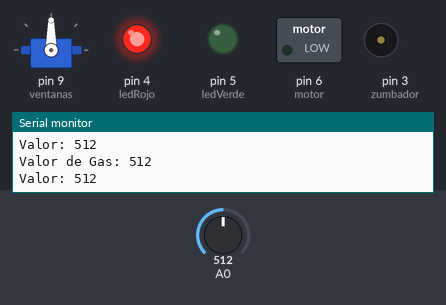
Simulated run of this sketch. Board: Arduino Uno, built with avr-gcc and run on an emulated ATmega328P. Shown: servo, switched loads named in the sketch (green lamp = pin HIGH), output pins drawn as LEDs (lit = HIGH), buzzer (waves = sounding), the last lines printed to the serial monitor. Inputs (shaded band) come from the test bench; at power-on: A0 = 512.

Above: at 8.2 s.
8.3 s: A0 set to 407
16.2 s: A0 set to 387
At 23.3 s:
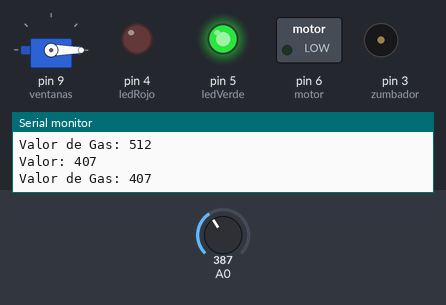
23.6 s: A0 set to 410
At 29.8 s:
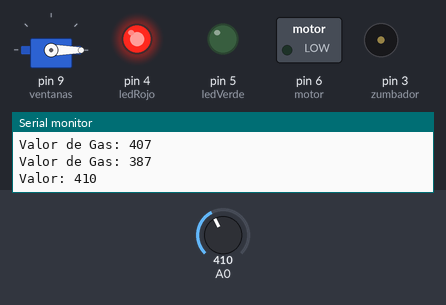
36.4 s: A0 set to 390
At 37.6 s:
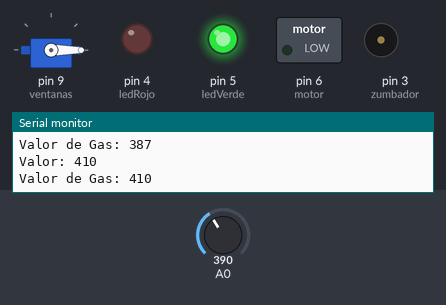
43.7 s: A0 set to 511
At 50.32 s:
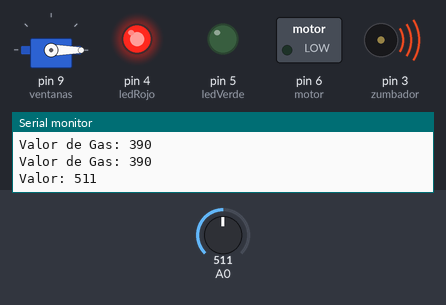
Timing chart, 0 to 52.0 s (numbered marks = the images above; inputs shaded):
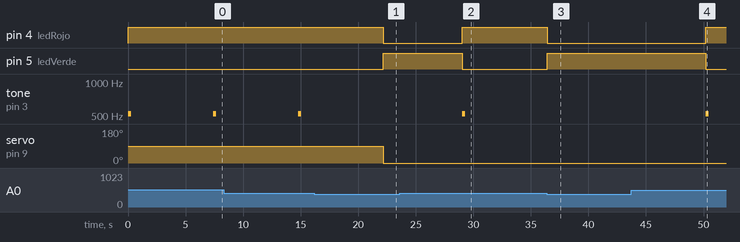

The sketch:

Proyecto_IoT_ETHERNET.ino
```cpp
#include <Servo.h>
#include <EtherCard.h>
#define APIKEY "9VNJT2ODSQ7VLVI6"

static byte mymac[] = { 0x74, 0x69, 0x69, 0x2D, 0x30, 0x31 };
const char website[] PROGMEM = "api.thingspeak.com";
byte Ethernet::buffer[700];
uint32_t timer;
byte session;
Stash stash;

Servo ventanas;
int res = 100;
int gas;
int tiempo;
int zumbador = 3;
int ledRojo = 4;
int ledVerde = 5;
int motor = 6;

void setup () {
  pinMode(A0, INPUT);
  pinMode(ledRojo, OUTPUT);
  pinMode(ledVerde, OUTPUT);
  pinMode(motor, OUTPUT);
  pinMode(zumbador, OUTPUT);
  ventanas.attach(9);
  Serial.begin(9600);
  Serial.println("------Datos de Conexion------");
  initialize_ethernet();
  Serial.println("-----------------------------");
}

void loop () {
  res = res + 1;
  ether.packetLoop(ether.packetReceive());
  if (res == 200) {
    byte sd = stash.create();
    stash.print("field1=");
    stash.print(gas);
    Serial.print("Valor de Gas: ");
    Serial.println(gas);

    gas = analogRead(A0);
    if (gas >= 400) {
      digitalWrite(ledRojo, HIGH);
      digitalWrite(ledVerde, LOW);
      tone (zumbador, 524, 250);
      Serial.print("Valor: ");
      Serial.println(gas);
      tiempo += 400;
      if (tiempo > 5000) {
        ventanas.write(360);
        digitalWrite(motor, HIGH);
      }
      delay(500);
    } else {
      digitalWrite(motor, LOW);
      digitalWrite(ledVerde, HIGH);
      digitalWrite(ledRojo, LOW);
      ventanas.write(0);
      tiempo = 0;
    }

    stash.save();
    Stash::prepare(PSTR("POST /update HTTP/1.0" "\r\n"
                        "Host: $F" "\r\n"
                        "Connection: close" "\r\n"
                        "X-THINGSPEAKAPIKEY: $F" "\r\n"
                        "Content-Type: application/x-www-form-urlencoded" "\r\n"
                        "Content-Length: $D" "\r\n"
                        "\r\n"
                        "$H"),
                   website, PSTR(APIKEY), stash.size(), sd);
    session = ether.tcpSend();
    int freeCount = stash.freeCount();
    if (freeCount <= 3) {
      Stash::initMap(56);
    }
  }
  const char* reply = ether.tcpReply(session);
}

void initialize_ethernet(void) {
  for (;;) {
    if (ether.begin(sizeof Ethernet::buffer, mymac, SS) == 0) {
      Serial.println( "Error al acceder al controlador Ethernet");
      continue;
    }
    if (!ether.dhcpSetup()) {
      Serial.println("DHCP no responde");
      continue;
    }
    ether.printIp("Dirección IP:     ", ether.myip);
    ether.printIp("Puerta de Enlace: ", ether.gwip);
    ether.printIp("Servidor DNS:     ", ether.dnsip);
    if (!ether.dnsLookup(website))
      Serial.println("DNS no responde");
    res = 180;
    break;
  }
}
```

Measured:
- the behaviour switches between 400 and 399 on A0 (found by bisection; images 0 and 1)
- after the input at 16.2 s, pin 4 (ledRojo): HIGH → LOW after 6.0 s; pin 5 (ledVerde): LOW → HIGH after 6.0 s; tone on pin 3 (zumbador): stays silent (without the input it goes to 524 Hz after 6.0 s); servo on pin 9 (ventanas): 90° → 0° after 6.0 s
- after the input at 23.6 s, pin 4 (ledRojo): LOW → HIGH after 5.5 s; pin 5 (ledVerde): HIGH → LOW after 5.5 s; tone on pin 3 (zumbador): silent → 524 Hz after 5.5 s, → silent 0.25 s later
- after the input at 36.4 s, pin 4 (ledRojo): HIGH → LOW at once; pin 5 (ledVerde): LOW → HIGH at once; tone on pin 3 (zumbador): stays silent (without the input it goes to 524 Hz after 0.04 s)
- after the input at 43.7 s, pin 4 (ledRojo): LOW → HIGH after 6.5 s; pin 5 (ledVerde): HIGH → LOW after 6.5 s; tone on pin 3 (zumbador): silent → 524 Hz after 6.5 s, → silent 0.25 s later
- by itself, tone on pin 3 (zumbador): alternates 524 Hz for 0.25 s and silent for 7.1 s
